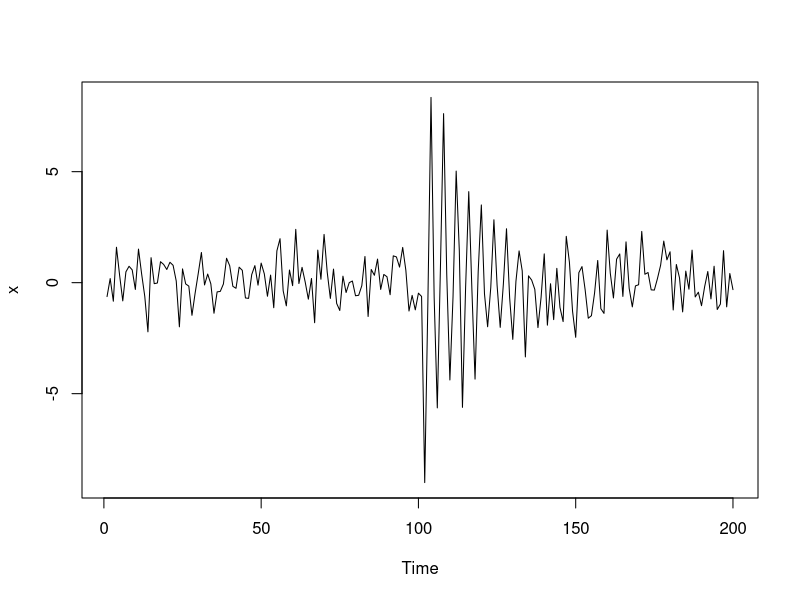
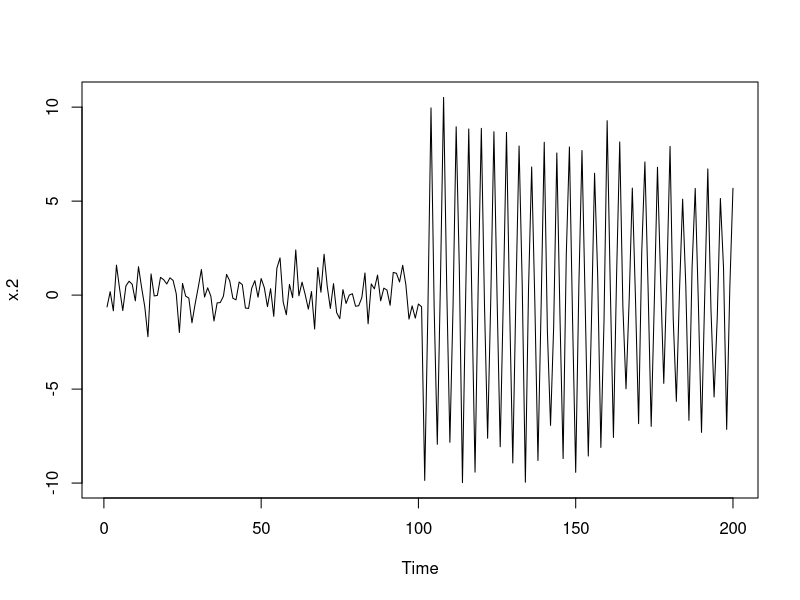

Write the R code that produced these figures, in order.
## ---- chunk 1
set.seed(1)
s=c(rep(0,100),10*exp(-(1:100)/20)*cos(2*pi*1:100/4))
x=ts(s+rnorm(200,0,1))
plot(x)
## ---- chunk 2
set.seed(1)
s.2=c(rep(0,100),10*exp(-(1:100)/200)*cos(2*pi*1:100/4))
x.2=ts(s.2+rnorm(200,0,1))
plot(x.2)
